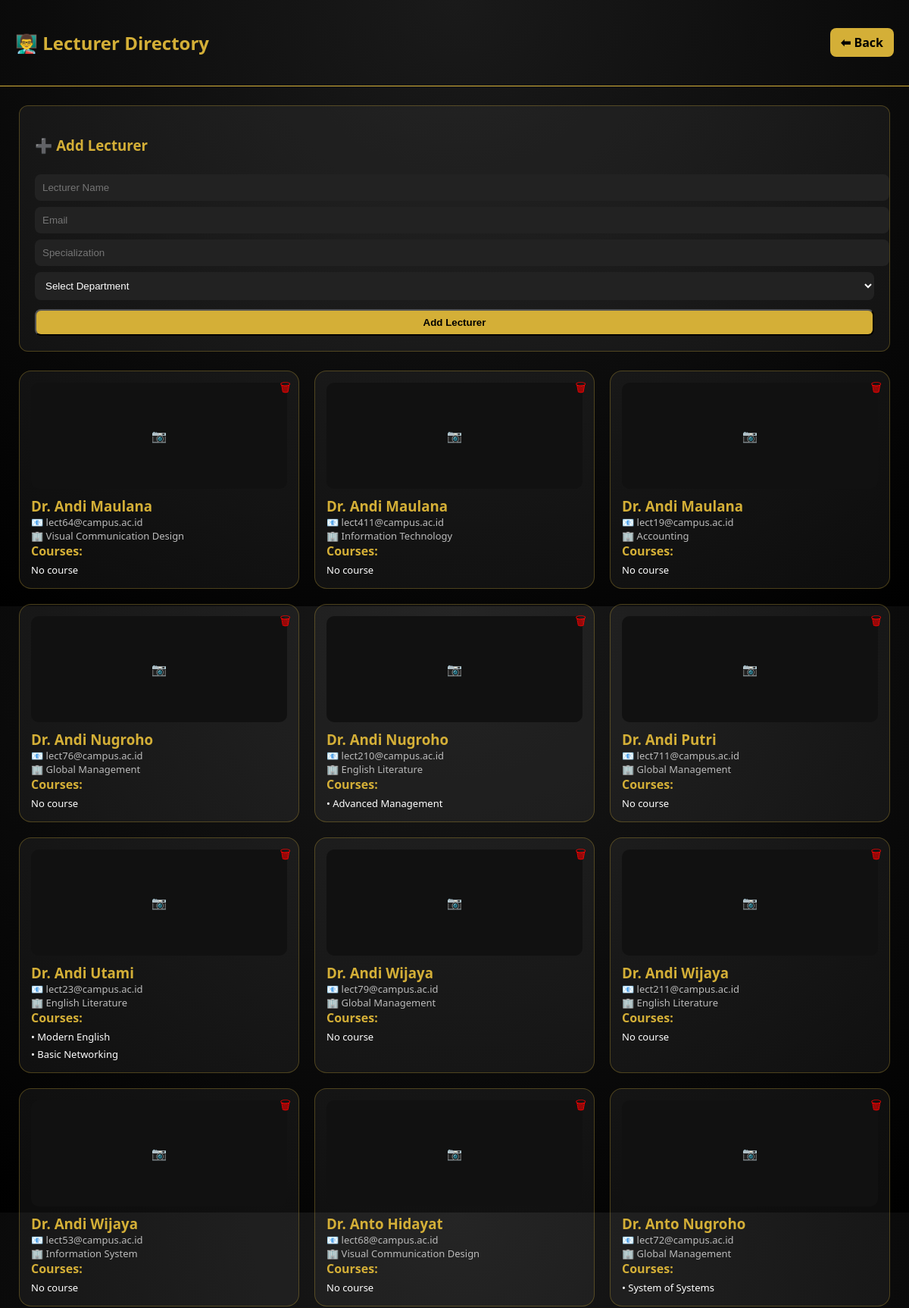
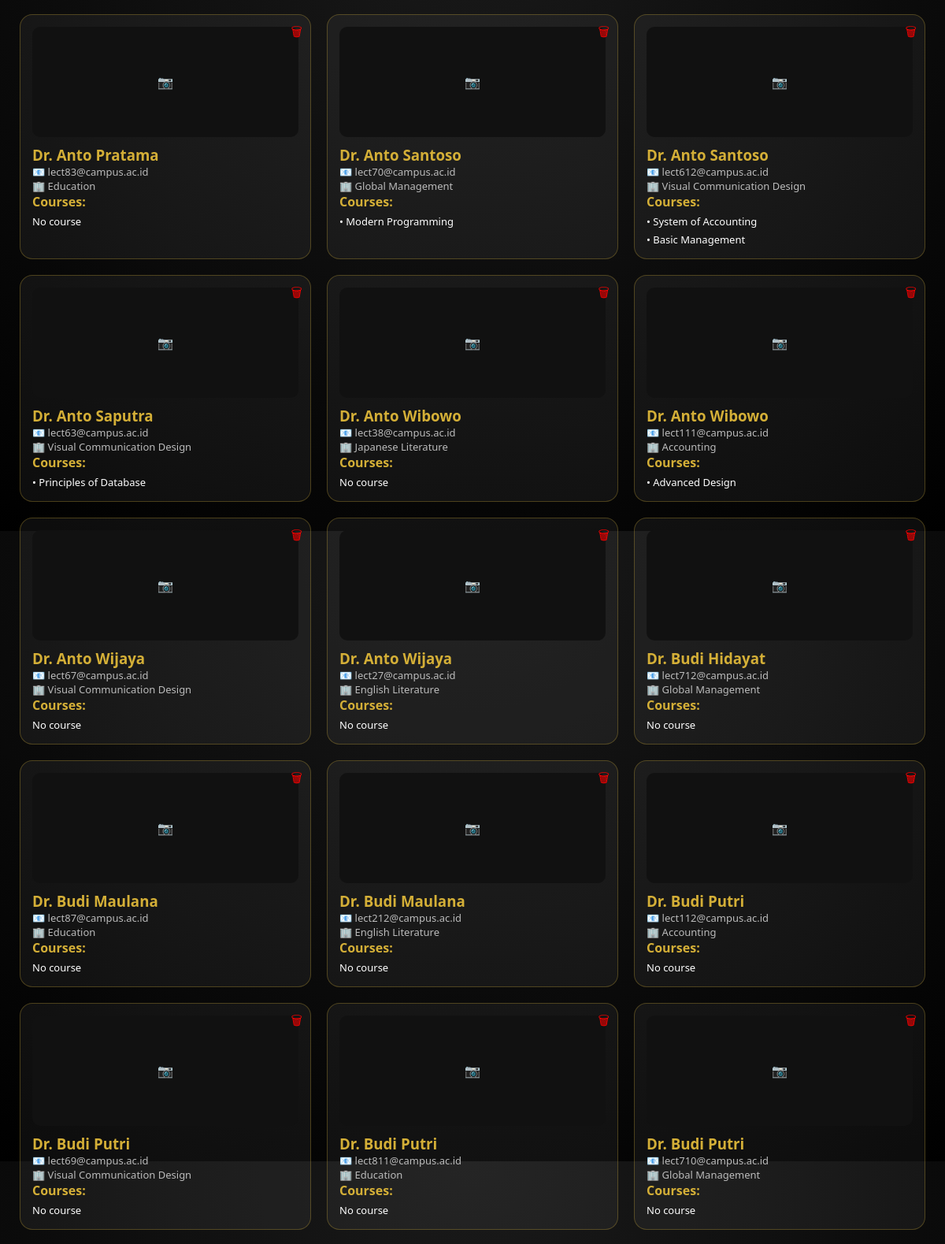
Page /lecturers.php (upper part) on the committed database (2 pictures, top to bottom).
### tables this page shows
CREATE TABLE `lecturer` (
  `lecturer_id` int(11) NOT NULL,
  `lecturer_name` varchar(50) DEFAULT NULL,
  `specialization` varchar(100) DEFAULT NULL,
  `email` varchar(100) DEFAULT NULL,
  `department_id` int(11) DEFAULT NULL
);

CREATE TABLE `department` (
  `department_id` int(11) NOT NULL,
  `department_name` varchar(100) DEFAULT NULL,
  `faculty_name` varchar(100) DEFAULT NULL
);

### lecturers.php (the view, shortened to what this page needs)
<?php
include 'config.php';
?>
<!DOCTYPE html>
<html>
<head>
</head>
<body>
<div class="header">
    <h2>👨‍🏫 Lecturer Directory</h2>
    <a class="btn" href="index.php">⬅ Back</a>
</div>
<div class="container">
<div class="add-box">
<h3 style="color:#d4af37;">➕ Add Lecturer</h3>
<form method="POST">
<input type="text" name="name" placeholder="Lecturer Name" required>
<input type="email" name="email" placeholder="Email" required>
<input type="text" name="spec" placeholder="Specialization">
<select name="dept" required>
<option value="">Select Department</option>
</select>
<button class="btn" name="add">Add Lecturer</button>
</form>
</div>
<div class="grid">
<?php
$query = "
SELECT l.*, d.department_name, c.course_name
FROM lecturer l
LEFT JOIN department d ON l.department_id = d.department_id
LEFT JOIN course c ON l.lecturer_id = c.lecturer_id
ORDER BY l.lecturer_name
";
$result = mysqli_query($conn, $query);
$lecturers = [];
while($row = mysqli_fetch_assoc($result)){
    $lid = $row['lecturer_id'];
    if(!isset($lecturers[$lid])){
        $lecturers[$lid] = [
            "name"=>$row['lecturer_name'],
            "email"=>$row['email'],
            "dept"=>$row['department_name'],
            "courses"=>[]
        ];
    }
    if($row['course_name']){
        $lecturers[$lid]['courses'][] = $row['course_name'];
    }
}
foreach($lecturers as $id=>$lec){
?>
<div class="card">
<a class="delete-btn" href="?delete=<?= $id ?>"
onclick="return confirm('Delete this lecturer?')">🗑</a>
<a href="lecturer_detail.php?id=<?= $id ?>" style="text-decoration:none; color:white;">
<div class="photo">📷</div>
<h3><?= $lec['name'] ?></h3>
<div class="info">📧 <?= $lec['email'] ?></div>
<div class="info">🏢 <?= $lec['dept'] ?></div>
<b style="color:#d4af37;">Courses:</b>
<?php
if(count($lec['courses'])>0){
    foreach($lec['courses'] as $c){
        echo "<div class='course'>• $c</div>";
    }
}else{
    echo "<div class='course'>No course</div>";
}
?>
</a>
</div>
<?php } ?>
</div>
</div>
</body>
</html>

### lecturers.php (style rules this page uses)
body { margin:0; background: radial-gradient(circle at top, #1a1a1a, #000); font-family:'Segoe UI', sans-serif; color:white; }
.header { padding:20px; display:flex; justify-content:space-between; align-items:center; border-bottom:1px solid #d4af37; }
.header h2 { color:#d4af37; }
.btn { background:#d4af37; color:black; padding:8px 14px; border-radius:8px; text-decoration:none; font-weight:bold; cursor:pointer; }
.container { padding:25px; }
.grid { display:grid; grid-template-columns: repeat(auto-fit, minmax(280px, 1fr)); gap:20px; }
.card { position:relative; background: rgba(255,255,255,0.05); border:1px solid rgba(212,175,55,0.3); border-radius:16px; padding:15px; transition:0.3s; }
.delete-btn { position:absolute; top:10px; right:10px; color:red; text-decoration:none; }
.photo { height:140px; background:#111; border-radius:10px; margin-bottom:10px; display:flex; align-items:center; justify-content:center; }
.card h3 { color:#d4af37; margin:0; }
.info { font-size:13px; color:#bbb; }
.course { font-size:13px; margin-top:5px; }
.add-box { margin-bottom:25px; padding:20px; border-radius:12px; background: rgba(255,255,255,0.05); border:1px solid rgba(212,175,55,0.3); }
.add-box input, .add-box select { width:100%; padding:10px; margin-top:8px; border-radius:8px; border:none; background:#222; color:white; }
.add-box button { margin-top:12px; width:100%; }

### rows in the picture
lecturer: lecturer_name "Dr. Andi Maulana", email "lect64@campus.ac.id", department.department_name "Visual Communication Design", shows "No course"
lecturer: lecturer_name "Dr. Andi Maulana", email "lect411@campus.ac.id", department.department_name "Information Technology", shows "No course"
lecturer: lecturer_name "Dr. Andi Maulana", email "lect19@campus.ac.id", department.department_name "Accounting", shows "No course"
lecturer: lecturer_name "Dr. Andi Nugroho", email "lect76@campus.ac.id", department.department_name "Global Management", shows "No course"
lecturer: lecturer_name "Dr. Andi Nugroho", email "lect210@campus.ac.id", department.department_name "English Literature", c "Advanced Management"
lecturer: lecturer_name "Dr. Andi Putri", email "lect711@campus.ac.id", department.department_name "Global Management", shows "No course"
lecturer: lecturer_name "Dr. Andi Wijaya", email "lect79@campus.ac.id", department.department_name "Global Management", shows "No course"
lecturer: lecturer_name "Dr. Andi Wijaya", email "lect211@campus.ac.id", department.department_name "English Literature", shows "No course"
lecturer: lecturer_name "Dr. Andi Wijaya", email "lect53@campus.ac.id", department.department_name "Information System", shows "No course"
lecturer: lecturer_name "Dr. Anto Hidayat", email "lect68@campus.ac.id", department.department_name "Visual Communication Design", shows "No course"
lecturer: lecturer_name "Dr. Anto Nugroho", email "lect72@campus.ac.id", department.department_name "Global Management", c "System of Systems"
lecturer: lecturer_name "Dr. Anto Pratama", email "lect83@campus.ac.id", department.department_name "Education", shows "No course"
lecturer: lecturer_name "Dr. Anto Santoso", email "lect70@campus.ac.id", department.department_name "Global Management", c "Modern Programming"
lecturer: lecturer_name "Dr. Anto Saputra", email "lect63@campus.ac.id", department.department_name "Visual Communication Design", c "Principles of Database"
lecturer: lecturer_name "Dr. Anto Wibowo", email "lect38@campus.ac.id", department.department_name "Japanese Literature", shows "No course"
lecturer: lecturer_name "Dr. Anto Wibowo", email "lect111@campus.ac.id", department.department_name "Accounting", c "Advanced Design"
lecturer: lecturer_name "Dr. Anto Wijaya", email "lect67@campus.ac.id", department.department_name "Visual Communication Design", shows "No course"
lecturer: lecturer_name "Dr. Anto Wijaya", email "lect27@campus.ac.id", department.department_name "English Literature", shows "No course"
lecturer: lecturer_name "Dr. Budi Hidayat", email "lect712@campus.ac.id", department.department_name "Global Management", shows "No course"
lecturer: lecturer_name "Dr. Budi Maulana", email "lect87@campus.ac.id", department.department_name "Education", shows "No course"
lecturer: lecturer_name "Dr. Budi Maulana", email "lect212@campus.ac.id", department.department_name "English Literature", shows "No course"
lecturer: lecturer_name "Dr. Budi Putri", email "lect112@campus.ac.id", department.department_name "Accounting", shows "No course"
lecturer: lecturer_name "Dr. Budi Putri", email "lect69@campus.ac.id", department.department_name "Visual Communication Design", shows "No course"
lecturer: lecturer_name "Dr. Budi Putri", email "lect811@campus.ac.id", department.department_name "Education", shows "No course"
lecturer: lecturer_name "Dr. Budi Putri", email "lect710@campus.ac.id", department.department_name "Global Management", shows "No course"

### other values in the picture
$lec['name'] "Dr. Andi Utami"
$lec['email'] "lect23@campus.ac.id"
$lec['dept'] "English Literature"
$c "Modern English"
$c "Basic Networking"
$lec['name'] "Dr. Anto Santoso"
$lec['email'] "lect612@campus.ac.id"
$lec['dept'] "Visual Communication Design"
$c "System of Accounting"
$c "Basic Management"
